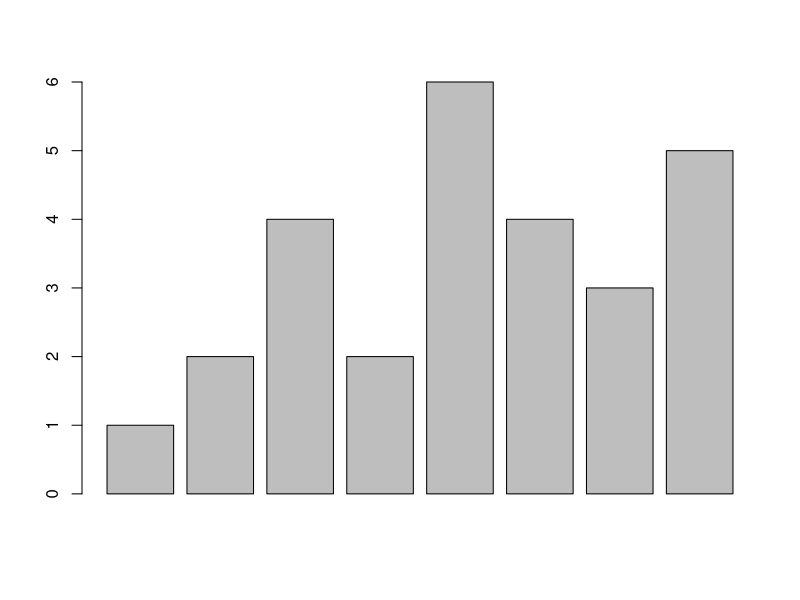
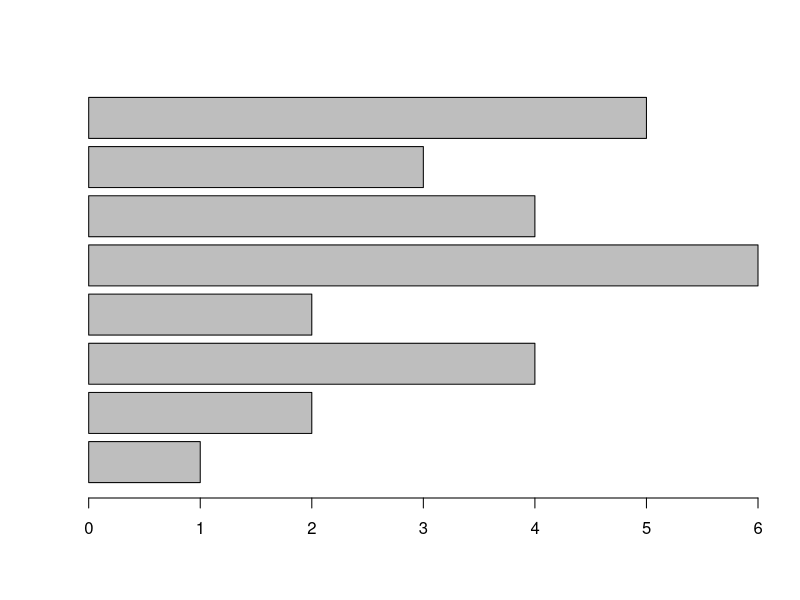
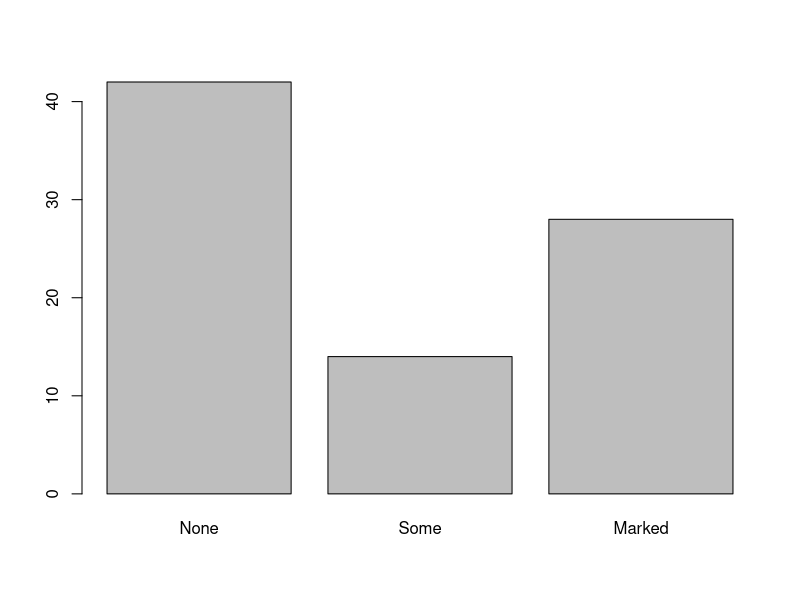
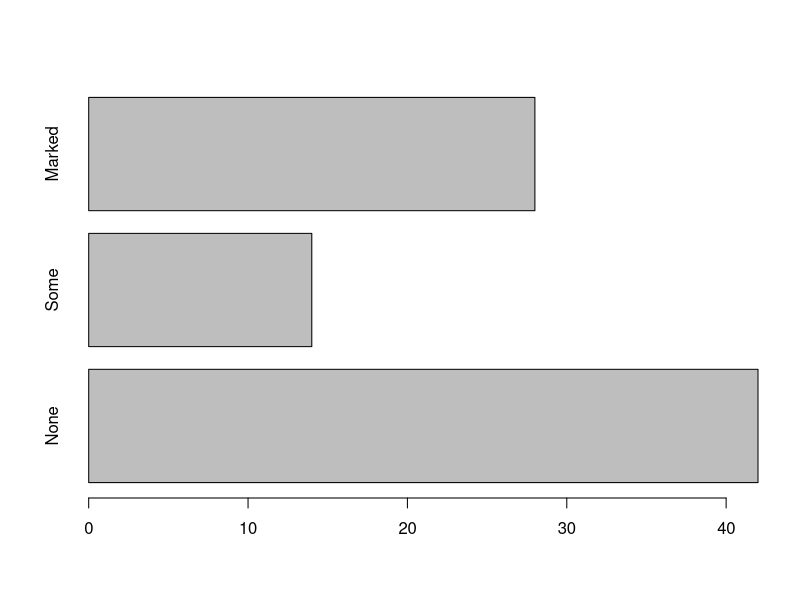
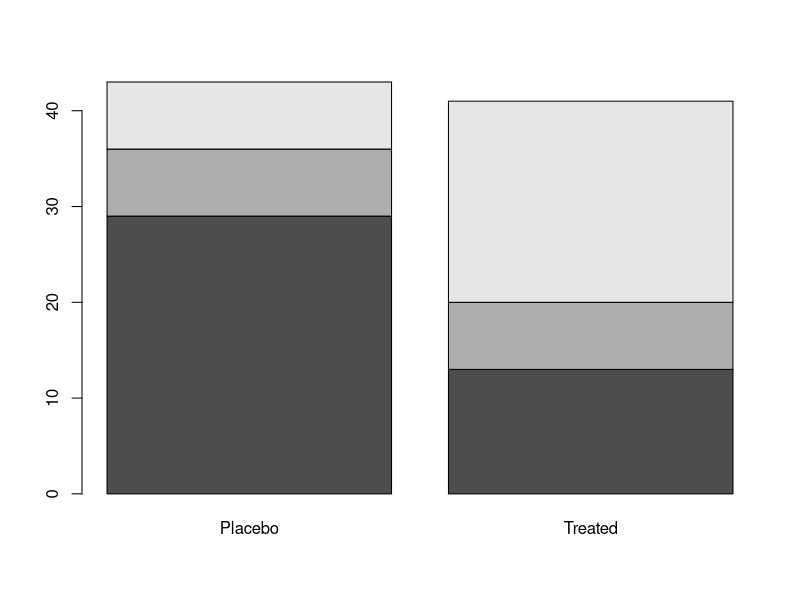
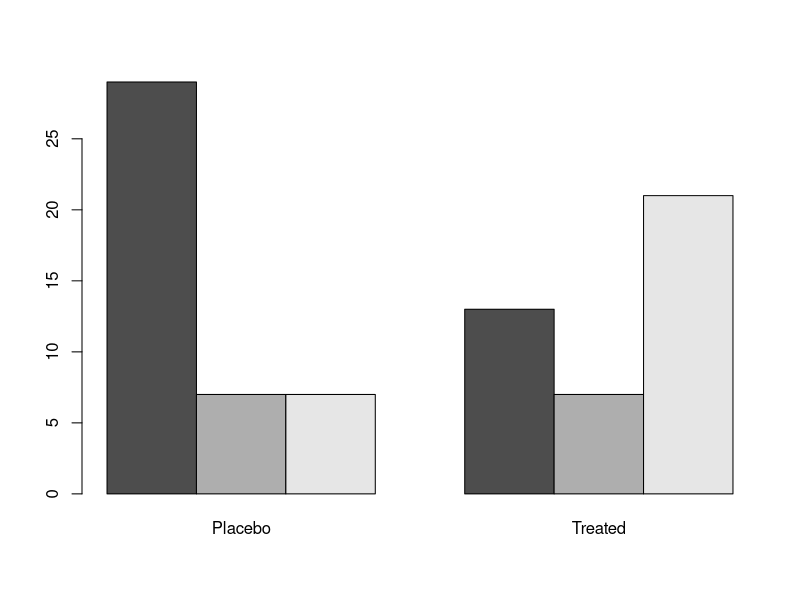
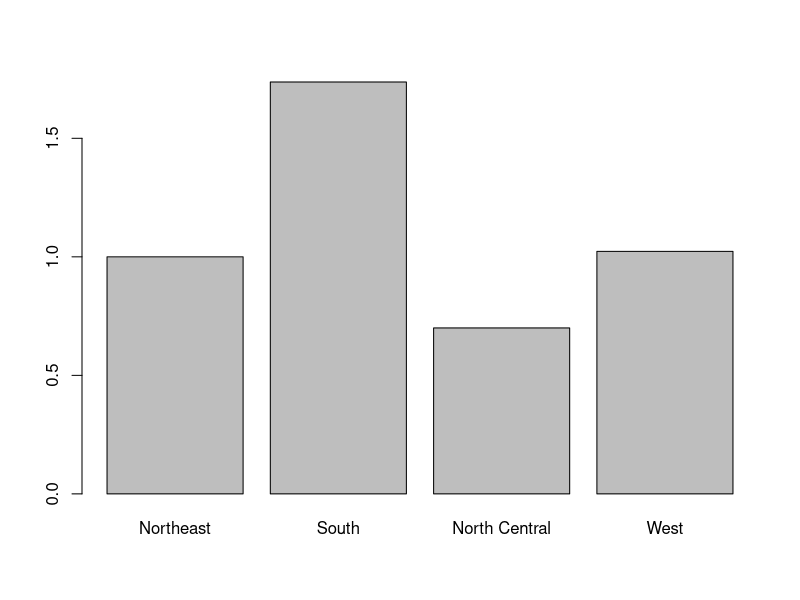
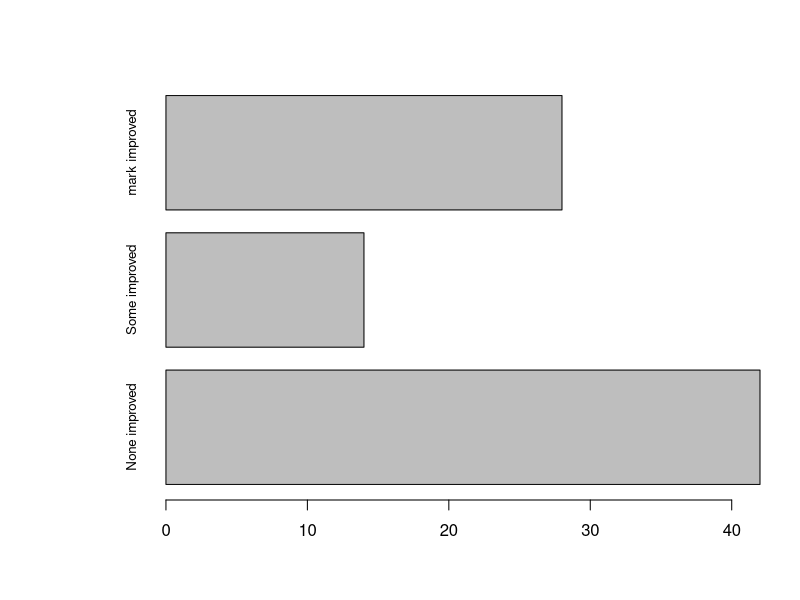

Recreate these plots in R, in order.

## R的基本图形
install.packages("vcd")
library(vcd)

# 简单的条形图
#向量或矩阵
barplot(c(1,2,4,2,6,4,3,5))

#水平
barplot(c(1,2,4,2,6,4,3,5),horiz = TRUE)

head(Arthritis)

#统计数
counts <- table(Arthritis$Improved)
counts

barplot(counts)
barplot(counts,horiz = TRUE)

# 堆砌、分组条形图
head(Arthritis)
counts <- table(Arthritis$Improved,
                Arthritis$Treatment)
counts

#默认堆砌条形图
barplot(counts) 
#分组条形图
barplot(counts,beside = TRUE)

# 均值条形图
state.region
state.x77

#统计各个区域的文盲比例
states <- data.frame(state.region,state.x77)
x <- aggregate(states$Illiteracy,by=list(state.region),
               FUN=mean)
x
barplot(x$x,names.arg = x$Group.1)

# 条形图的微调
par(mar=c(5,8,4,2))
counts <- table(Arthritis$Improved)
barplot(counts,horiz = TRUE,
        cex.names = 0.8,
        names.arg = c("None improved",
                        "Some improved",
                        "mark improved"))
#标签由垂直旋转成水平
par(las = 2)
barplot(counts,horiz = TRUE,
        cex.names = 0.8,
        names.arg = c("None improved",
                      "Some improved",
                      "mark improved"))
